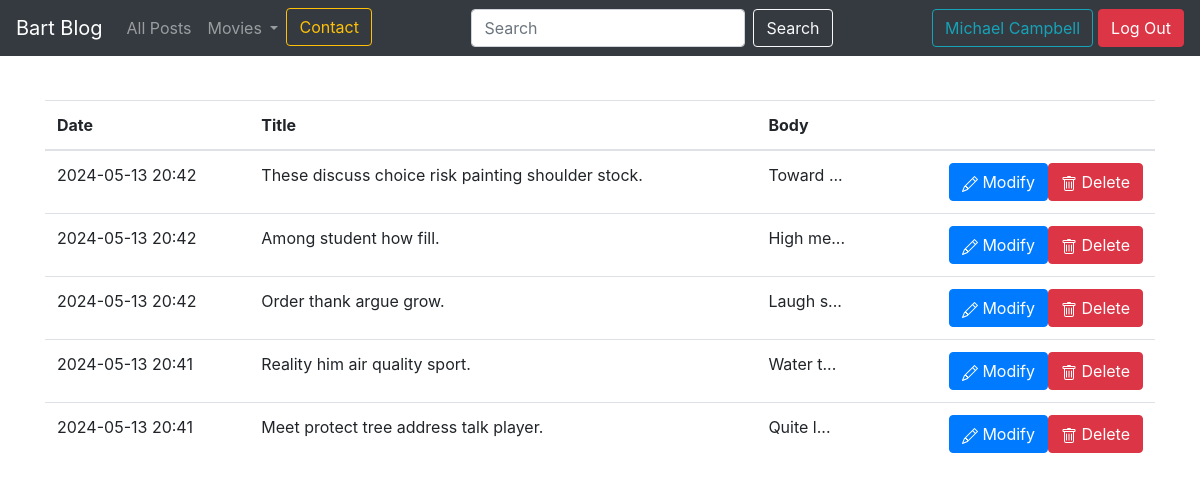
Screenshot of /unpublished_list (signed in) with the database file from the repository.
### blog/models.py (models this page shows)
class Account(db.Model):
    id = db.Column(db.Integer, primary_key=True)  # Identyfikator konta
    name = db.Column(db.String(100), nullable=False) # Imie i Nazwisko
    username = db.Column(db.String(100), unique=True, nullable=False)  # Nazwa użytkownika
    password = db.Column(db.String(100), nullable=False)  # Hasło użytkownika
    email = db.Column(db.String(100), nullable=False)
    join_date = db.Column(db.DateTime, nullable=False,
                         default=datetime.datetime.utcnow) # Data dolaczenia
    comments = db.relationship('Comment', backref='account', lazy=True)  # Relacja jeden do wielu z komentarzami
    entries = db.relationship('Entry', backref='account', lazy=True)

class Entry(db.Model):
    id = db.Column(db.Integer, primary_key=True)  # Identyfikator wpisu
    title = db.Column(db.String(80), nullable=False)  # Tytuł wpisu
    body = db.Column(db.Text, nullable=False)  # Treść wpisu
    pub_date = db.Column(db.DateTime, nullable=False,
                         default=datetime.datetime.utcnow)  # Data publikacji
    is_published = db.Column(db.Boolean, default=False)  # Czy wpis jest opublikowany
    account_id = db.Column(db.Integer, db.ForeignKey('account.id'), nullable=False)
    comments = db.relationship('Comment', backref='entry', lazy=True)  # Relacja z komentarzami

### blog/routes.py (the view)
@app.route('/unpublished_list', methods=['GET'])
@login_required
def unpublished_list():
    current_user = show_username()
    user_id = session.get('user_id')
    un_list = Entry.query.filter_by(is_published=False, account_id=user_id).order_by(Entry.pub_date.desc())
    return render_template('unpublished_list.html',current_user=current_user, un_list=un_list)

### blog/routes.py (called while the page is built)
def show_username():
    user_id = session.get('user_id')
    current_user = Account.query.get(user_id)
    return current_user

def get_list_types():
    return LIST_TYPES

@app.context_processor
def inject_list_types():
    return dict(list_types=get_list_types())

@app.context_processor
def utility_processor():
    def tmdb_image_url(path, size):
        return tmdb_client.get_poster_url(path, size)
    return {'tmdb_image_url': tmdb_image_url}

def login_required(view_func):
    @functools.wraps(view_func)
    def check_permissions(*args,**kwargs):
        if session.get('logged_in'):
            return view_func(*args, **kwargs)
        return redirect(url_for('login_page', next=request.path))
    return check_permissions

### blog/templates/unpublished_list.html (shortened to what this page needs)
{% extends 'base.html' %}
{% block content %}
<table class="table">
    <thead>
        <th scope="col">Date</th>
        <th scope="col">Title</th>
        <th scope="col">Body</th>
        <th scope="col" ></th>
    </thead>
    <tbody>
        {% for post in un_list %}
        <tr>
            <td>
                {{post.pub_date.strftime("%Y-%m-%d %H:%M")}}
            </td>
            <td>
                {{post.title}}
            </td>
            <td>{{post.body|truncate(10,true)}}</td>
            <td class="text-right">
                <form action="{{ url_for('delete_entry') }}" method="post" class="float-right">
                    <button type="submit" class="btn btn-danger ">
                        Delete
                    </button>
                </form>
                <a href={{url_for('edit_entry', entry_id=post.id)}} class="btn btn-primary">
                    Modify
                </a>
            </td>
        </tr>
        {% endfor %}
    </tbody>
</table>
{% endblock content %}

### blog/templates/base.html (shortened to what this page needs)
<!doctype html>
<html lang="en">
<head>
 <link rel="stylesheet" href="https://stackpath.bootstrapcdn.com/bootstrap/4.5.0/css/bootstrap.min.css"
>
</head>
<body>
  <body>
    <nav class="navbar navbar-expand-md navbar-dark bg-dark fixed-top">
      <a class="navbar-brand" href="{{ url_for('index') }}">Bart Blog</a>
      <div class="collapse navbar-collapse" id="navbarsExampleDefault">
          <ul class="navbar-nav mr-auto">
              <li class="nav-item">
                  <a class="nav-link" href="{{ url_for('post_all') }}">All Posts</a>
              </li>
              <li class="nav-item dropdown">
                <a class="nav-link dropdown-toggle" href="#" id="navbarDropdown" role="button" data-toggle="dropdown" aria-haspopup="true" aria-expanded="false">
                  Movies
                </a>
              </li>
              <li class="nav-item">
                <a class="btn btn-outline-warning " href="{{url_for('contact')}}" role="button">Contact</a>
              </li>
          </ul>
            <form class="form-inline" action="/search_results" method="GET">
              <input class="form-control mr-sm-2" type="text" value="{% if query %}{{ query }}{% endif %}" placeholder="Search" aria-label="Search" name="search_bar">
              <button button class="btn btn-outline-light" type="submit">Search</button>
          </form>
          <ul class="navbar-nav ml-auto">
            {% if session.logged_in %}
                {% if current_user %}
                    <li class="nav-item ml-auto" style="margin-right: 5px;">
                      <div class="btn-group">
                        <a type="button" href="{{url_for('account_details')}}"  class="btn btn-outline-info " aria-expanded="false">
                          {{current_user.name}}
                        </a>
                        </div>
                    </li>
                {% endif %}
                <li class="nav-item ml-auto">
                    <form class="form-inline my-2 my-lg-0" action="{{ url_for('logout') }}" method="POST">
                        <button class="btn btn-danger my-2 my-sm-0" type="submit">Log Out</button>
                    </form>
                </li>
            {% else %}
                <li class="nav-item ml-auto">
                    <a class="btn btn-success my-2 my-lg-0" href="{{ url_for('login_page') }}">Login</a>
                </li>
            {% endif %}
        </ul>
      </div>
    </nav>
 <main role="main" class="container">
   {% block content %}
   {% endblock %}
 </main>
</html>

### blog/templates/unpublished_list.html (style rules this page uses)
.table { margin-top: 100px; }

### rows the page displays
Account: name "Michael Campbell"
Entry: pub_date "2024-05-13 20:42", title "These discuss choice risk painting shoulder stock.", body "Toward ..."
Entry: pub_date "2024-05-13 20:42", title "Among student how fill.", body "High me..."
Entry: pub_date "2024-05-13 20:42", title "Order thank argue grow.", body "Laugh s..."
Entry: pub_date "2024-05-13 20:41", title "Reality him air quality sport.", body "Water t..."
Entry: pub_date "2024-05-13 20:41", title "Meet protect tree address talk player.", body "Quite l..."
